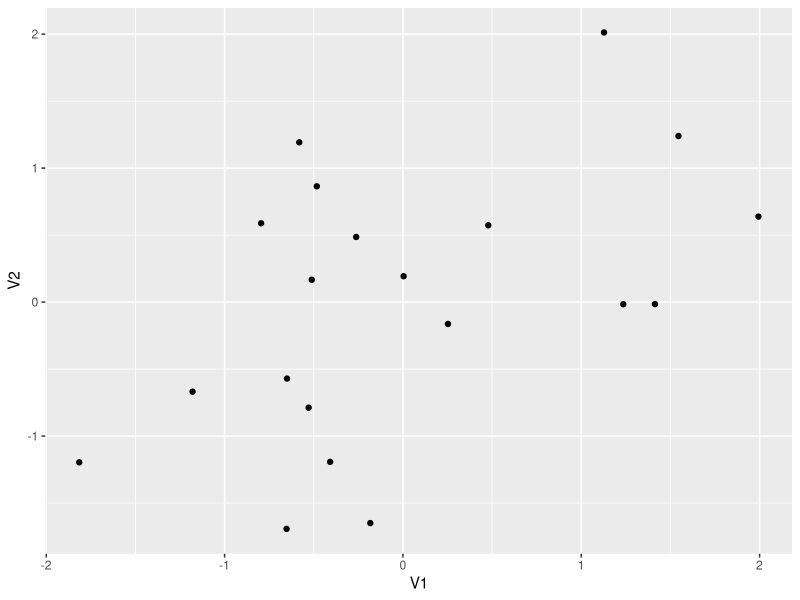

Here is the R script that generated this plot:
## ---- chunk 1
library(tidyverse)
## ---- chunk 2
set.seed(10)  # Set the random number generator seed
rho <- 0.5    # Desired correlation coefficient
mu <- c(0, 0) # Means for V1 and V2
sigma <- 1    # Standard deviations of V1 and V2
n <- 20       # Number of data points to simulate

# Construct the covariance matrix
Sigma <- matrix(c(sigma^2, rho*sigma^2, rho*sigma^2, sigma^2), 2)

# Simulate the data
x <- MASS::mvrnorm(n, mu, Sigma, empirical = TRUE)
ggplot(as.data.frame(x), aes(V1, V2)) + geom_point()

# Perform PCA
# Because x is a matrix, we don't need a formula
# Note center = TRUE is the default but scale. = TRUE is not
# to make the results compatible with S. You should always 
# use scale. = TRUE or manually scale your variables.
z <- prcomp(x, center = TRUE, scale. = TRUE)
summary(z)
## ---- chunk 3

## ---- chunk 4

## ---- chunk 5

## ---- chunk 6

## ---- chunk 7

## ---- chunk 8

## ---- chunk 9

## ---- chunk 10

## ---- chunk 11

## ---- chunk 12

## ---- chunk 13

## ---- chunk 14

## ---- chunk 15

## ---- chunk 16

## ---- chunk 17

## ---- chunk 18

## ---- chunk 19

## ---- chunk 20

## ---- chunk 21

## ---- chunk 22

## ---- chunk 23

## ---- chunk 24
